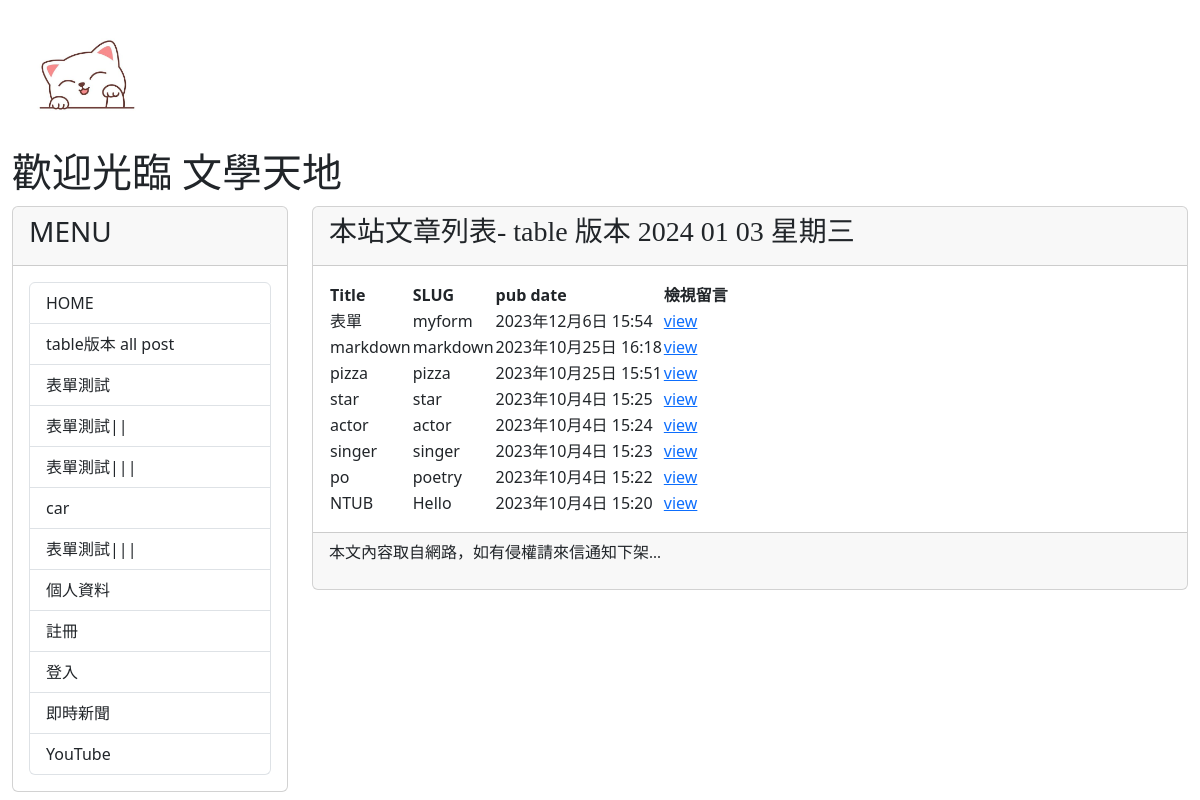
Page /post/ on the committed database.
### mysite/models.py (models this page shows, shortened)
class Post(models.Model):
    title = models.CharField(max_length=200) #標題
    slug = models.CharField(max_length=200)  #連結
    body = models.TextField()                #長文字(內文)
    category = models.TextField(null=True)   #裡面已有資料要加null=True
    pub_date = models.DateTimeField(auto_now_add=True) #本文發表的時間
    class Meta:      #'-'反向排序
        ordering = ('-pub_date', ) #排序大到小

### mysite/views.py (the view)
# urls.py: path('post/', mv.show_all_post, name="show-all-post"), #看留言
def show_all_post(request):
    posts = Post.objects.all()
    return render(request, 'allposts.html', locals())    #把post show出來

### mysite/templates/allposts.html (shortened to what this page needs)
{% extends "base2.html" %}
{% block headmessage%}
<h3 style='font-family:標楷體;'>本站文章列表- table 版本</a>
    {% now 'Y m d D' %}
{% endblock headmessage %}
{% block content %}
{% for post in posts %} {% comment %}  #posts -> views.py - show_all_post  {% endcomment %}
{% if forloop.first %}
<table>
    <tr background="#cccccc">
        <th>Title</th>
        <th>SLUG</th>
        <th>pub date</th>
        <th>檢視留言</th>
    </tr>
{% endif %}
    <tr background='{% cycle "#ffccff" "#ccffcc" %}'>
        <td>{{ post.title }} </td>
        <td>{{ post.slug }}</td>
        <td>{{ post.pub_date }}</td>
        <td><a href="{% url 'show-comments' post.id %}">view</a></td>
    </tr>
{% if forloop.last %}
</table>
{% endif %}
{% endfor %}
{% endblock content %}

### rows in the picture
Post: title "表單", slug "myform", pub_date "2023年12月6日 15:54"
Post: title "markdown", slug "markdown", pub_date "2023年10月25日 16:18"
Post: title "pizza", slug "pizza", pub_date "2023年10月25日 15:51"
Post: title "star", slug "star", pub_date "2023年10月4日 15:25"
Post: title "actor", slug "actor", pub_date "2023年10月4日 15:24"
Post: title "singer", slug "singer", pub_date "2023年10月4日 15:23"
Post: title "po", slug "poetry", pub_date "2023年10月4日 15:22"
Post: title "NTUB", slug "Hello", pub_date "2023年10月4日 15:20"
